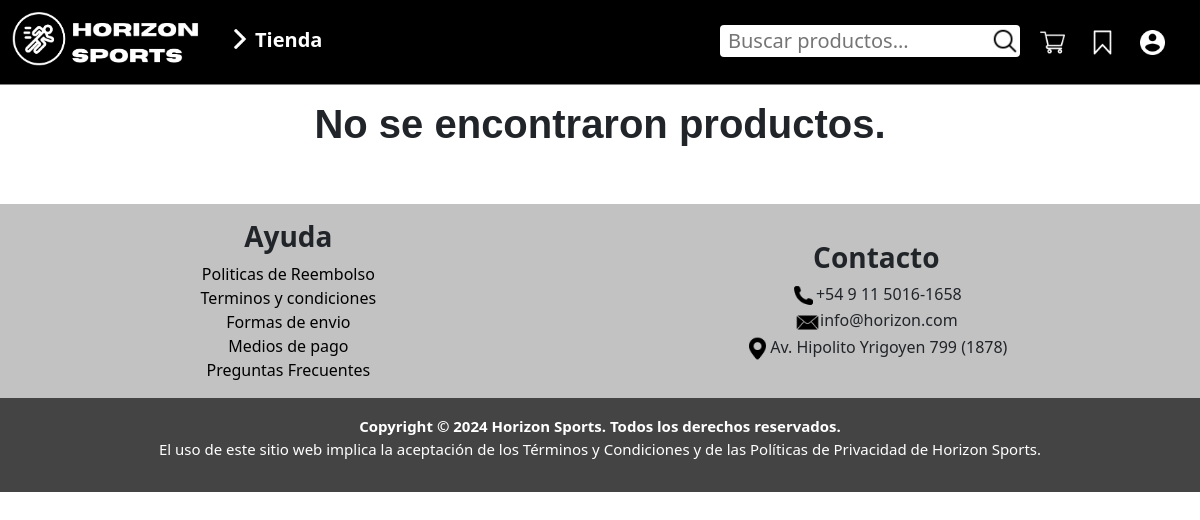
The page /pagina/busqueda.php?buscar=Camiseta LightFit on the database as committed earlier.
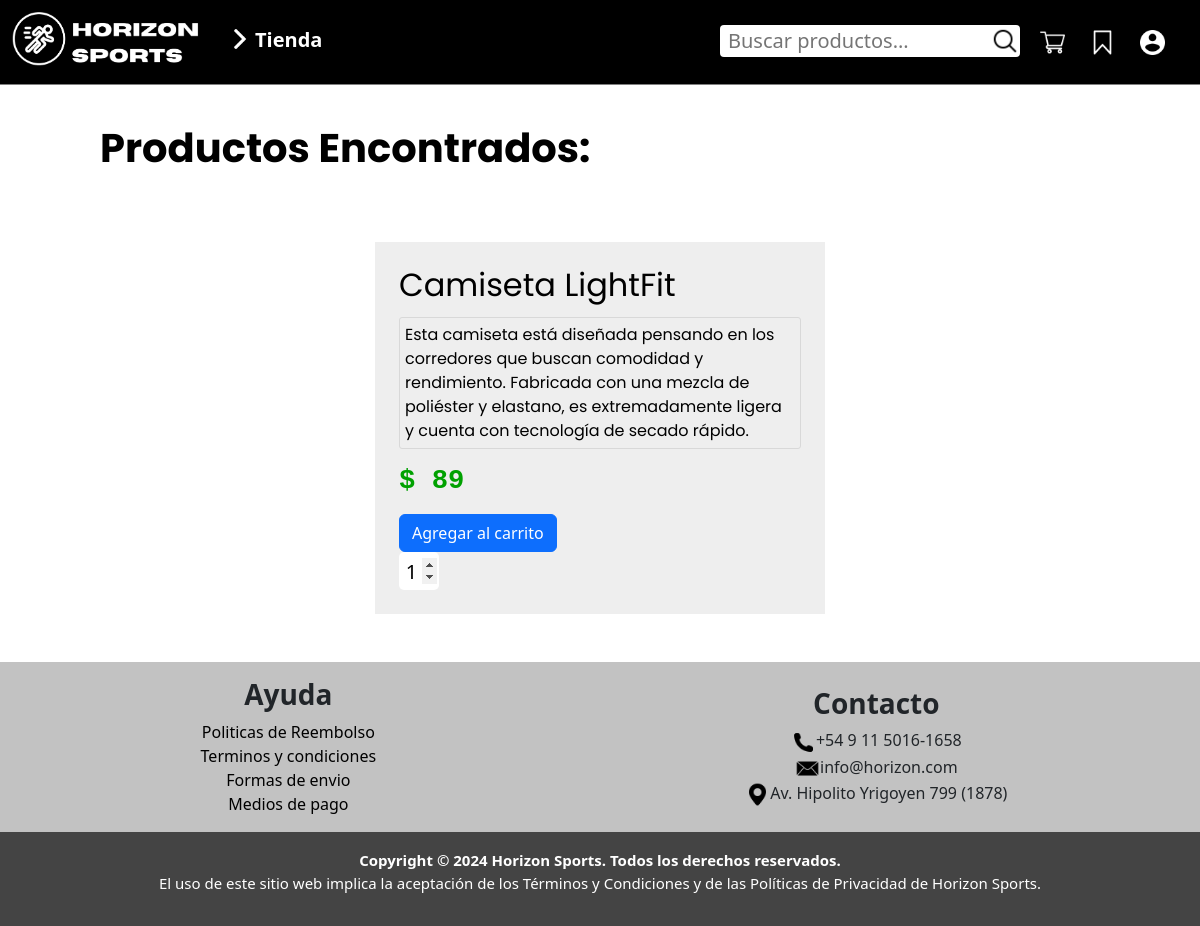
The same page on the database as committed later.
### tables this page shows
CREATE TABLE IF NOT EXISTS `productos` (
  `id_productos` int(11) NOT NULL AUTO_INCREMENT,
  `nombre_producto` varchar(100) NOT NULL,
  `precio` int(50) NOT NULL,
  `descripcion` text NOT NULL,
  `categoria` varchar(50) NOT NULL,
  PRIMARY KEY (`id_productos`)
);

### pagina/busqueda.php (the view, shortened to what the changed rows need)
<!DOCTYPE html>
<html lang="es">
<head>
  <link
    href="https://cdn.jsdelivr.net/npm/bootstrap@5.3.3/dist/css/bootstrap.min.css"
    rel="stylesheet"
 />
  <link href="https://fonts.cdnfonts.com/css/codec-pro" rel="stylesheet">
  <link rel="stylesheet" href="index_css/menu.css">
  <link rel="stylesheet" href="index_css/header.css" />
  <link rel="stylesheet" href="index_css/style.css">
  <link rel="stylesheet" href="tienda/Lista_prod.css">
</head>
<body id="body" class="h-100 d-flex flex-column">
  <?php
  include("../header.php");
  ?>
  <div class="espacio">
  </div>
  <?php
  include("conexion.php");
  if (isset($_GET['buscar'])) {
    $buscar = $_GET['buscar'];
  } elseif (isset($_POST['buscar'])) {
    $buscar = trim($_POST['buscar']);
  }
  $sql = "SELECT * FROM productos WHERE nombre_producto LIKE '%$buscar%' OR descripcion LIKE '%$buscar%'";
  $resultado = $conn->query($sql);
  if ($resultado->num_rows > 0) {
  ?>
    <div class="content d-flex flex-column">
      <h1 class="h1-resultados poppins-bold offset-1 mt-4">Productos Encontrados:</h1>
      <div class="container d-flex justify-content-center align-items-center flex-wrap gap-3">
        <?php
        while ($row = $resultado->fetch_assoc()) {
        ?>
                  <div class="tarjeta-busqueda p-4">
                    <h3 class="titproducto poppins-regular">
                    <?php echo htmlspecialchars($row["nombre_producto"]); ?>
                    </h3>
                    <p class="poppins-regular">
                    <?php echo htmlspecialchars($row["descripcion"]); ?>
                    </p>
                    <h3 class="precio">$
                    <?php echo htmlspecialchars($row["precio"]); ?>
                    </h3>
                    <?php
                    if ($_SESSION['permisos'] != 'admin'){ ?>
                      <div class="d-flex align-items-center gap-1 mt-3">
                           <form method="get" action="anadircarrito.php" class="col-8 col-sm-6">
                            <?php echo '<input type="hidden" name="nombre" value="' . htmlspecialchars($row["nombre_producto"]) . '">'; ?>                        <input type="submit" class="btn btn-primary" value="Agregar al carrito">
                            <input type="number" name="cantidad" class="enviar" min="1" value="1">
                        </form>
                      </div>
                   <?php } ?>
                </div>
                 <?php } ?>
              </div>
      </div>
    <footer class="w-100 mt-5">
      <div class="footer-superior d-flex justify-content-around align-items-center flex-row">
        <div class="mt-3">
          <ul class="d-md-flex justify-content-center align-items-center flex-column">
            <li>
              <h3><b>Ayuda</b></h3>
            <li><a href="faq.php">Politicas de Reembolso</a></li>
            <li><a href="tyc.php">Terminos y condiciones</a></li>
            <li><a href="faq.php">Formas de envio</a></li>
            <li><a href="faq.php">Medios de pago</a></li>
          </ul>
        </div>
        <div class="text-end mt-3 me-4">
          <ul class="d-md-flex justify-content-center align-items-center flex-column">
            <li>
              <h3><b>Contacto</b></h3>
            </li>
            <li><img src="imgs/footer/llamar.png" alt="telefono.png">+54 9 11 5016-1658</li>
            <li><img src="imgs/footer/correo.png" alt="correo.png">info@horizon.com</li>
            <li><img src="imgs/footer/pasador-de-ubicacion.png" alt="ubicacion.png">Av. Hipolito Yrigoyen 799 (1878)</li>
          </ul>
        </div>
      </div>
      <div class="footer-inferior text-white text-center p-3">
        <b>Copyright © 2024 Horizon Sports. Todos los derechos reservados.</b>
        <p>El uso de este sitio web implica la aceptación de los Términos y Condiciones y de las Políticas de Privacidad de Horizon Sports.</p>
      </div>
    </footer>
  <?php
  }else {
  ?>
    <h1 class="text-center">No se encontraron productos.</h1>
    <footer class="w-100 mt-5">
      <div class="footer-superior d-flex justify-content-around align-items-center flex-row">
        <div class="mt-3">
          <ul class="d-md-flex justify-content-center align-items-center flex-column">
            <li><h3><b>Ayuda</b></h3>
            <li><a href="faq.php">Politicas de Reembolso</a></li>
            <li><a href="tyc.php">Terminos y condiciones</a></li>
            <li><a href="faq.php">Formas de envio</a></li>
            <li><a href="faq.php">Medios de pago</a></li>
            <li><a href="faq.php">Preguntas Frecuentes</a></li>
          </ul>
        </div>
        <div class="text-end mt-3 me-4">
          <ul class="d-md-flex justify-content-center align-items-center flex-column">
            <li><h3><b>Contacto</b></h3></li>
            <li><img src="imgs/footer/llamar.png" alt="telefono.png">+54 9 11 5016-1658</li>
            <li><img src="imgs/footer/correo.png" alt="correo.png">info@horizon.com</li>
            <li><img src="imgs/footer/pasador-de-ubicacion.png" alt="ubicacion.png">Av. Hipolito Yrigoyen 799 (1878)</li>
          </ul>
        </div>
      </div>
      <div class="footer-inferior text-white text-center p-3">
        <b>Copyright © 2024 Horizon Sports. Todos los derechos reservados.</b>
        <p>El uso de este sitio web implica la aceptación de los Términos y Condiciones y de las Políticas de Privacidad de Horizon Sports.</p>
      </div>
    </footer>
  <?php
  }
  ?>
</body>
</html>

Rows that differ between the two databases and show on the page:
added productos: nombre_producto "Camiseta LightFit", descripcion "Esta camiseta está diseñada pensando en los corredores que buscan comodidad y rendimiento. Fabricada con una mezcla de poliéster y elastano, es extremadamente ligera y cuenta con tecnología de secado rápido.", precio "89"
Other text that changed with them:
text no longer shown: "No se encontraron productos. Preguntas Frecuentes"
text now shown: "Productos Encontrados:"
